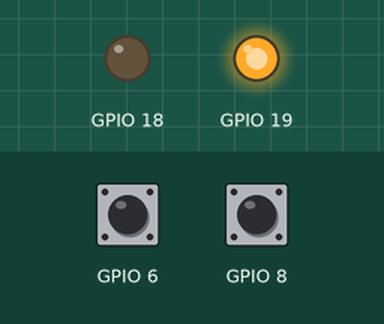
The program below on a simulated ESP32-C3. Parts: output pins drawn as LEDs (lit = HIGH). The test bench sets the inputs (shaded band); at power-on: GPIO 6 HIGH, GPIO 8 HIGH. USB keyboard and mouse output is not drawn; what the program prints to the serial monitor is not drawn.

Above: at 1.2 s.
1.3 s: GPIO 6 pulled LOW for 0.15 s
2.9 s: GPIO 8 pulled LOW for 0.15 s
Timing chart, 0 to 5.9 s (numbered marks = the images above; inputs shaded):
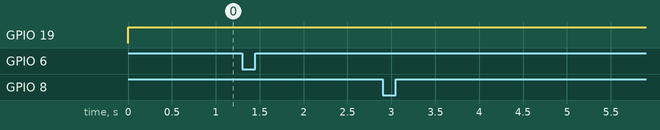

Measured:
- after the input at 1.3 s, every drawn part: stays the same
- after the input at 2.9 s, every drawn part: stays the same

The program:

main.cpp
```cpp
#include <Arduino.h>
#include <BleKeyboard.h>

BleKeyboard keyboard;
uint8_t playKeyDown = 0;
uint8_t prevKeyDown = 0;

void setup() {
  pinMode(18, OUTPUT);
  pinMode(19, OUTPUT);
  digitalWrite(18, LOW);
  digitalWrite(19, LOW);

  Serial.begin(115200);
  Serial.println("Starting.");

  pinMode(8, INPUT_PULLUP);
  pinMode(6, INPUT_PULLUP);

  keyboard.begin();
}

void loop() {
  if (keyboard.isConnected()) {
    digitalWrite(19, HIGH);

    if (!digitalRead(8) != playKeyDown) {
      playKeyDown = !playKeyDown;
      if (playKeyDown) {
        keyboard.press(KEY_MEDIA_PLAY_PAUSE);
        Serial.println("Pressed play/pause.");
      } else {
        keyboard.release(KEY_MEDIA_PLAY_PAUSE);
        Serial.println("Released play/pause.");
      }
    }

    if (!digitalRead(6) != prevKeyDown) {
      prevKeyDown = !prevKeyDown;
      if (prevKeyDown) {
        keyboard.press(KEY_MEDIA_PREVIOUS_TRACK);
        Serial.println("Pressed previous track.");
      } else {
        keyboard.release(KEY_MEDIA_PREVIOUS_TRACK);
        Serial.println("Released previous track.");
      }
    }

  } else {
    digitalWrite(19, LOW);
  }
}
```
